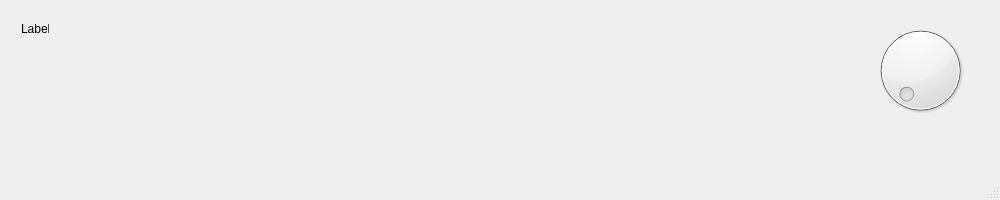
<?xml version="1.0" encoding="UTF-8"?>
<ui version="4.0">
 <class>MainWindow</class>
 <widget class="QMainWindow" name="MainWindow">
  <property name="geometry">
   <rect>
    <x>0</x>
    <y>0</y>
    <width>1000</width>
    <height>200</height>
   </rect>
  </property>
  <property name="windowTitle">
   <string>MainWindow</string>
  </property>
  <widget class="QWidget" name="centralwidget">
   <widget class="QLabel" name="datosSistemaLabel">
    <property name="geometry">
     <rect>
      <x>21</x>
      <y>21</y>
      <width>28</width>
      <height>16</height>
     </rect>
    </property>
    <property name="text">
     <string>Label</string>
    </property>
   </widget>
   <widget class="Graficador" name="widgetGrafico" native="true">
    <property name="geometry">
     <rect>
      <x>30</x>
      <y>60</y>
      <width>800</width>
      <height>100</height>
     </rect>
    </property>
    <property name="styleSheet">
     <string notr="true"/>
    </property>
   </widget>
   <widget class="QDial" name="dialWidget">
    <property name="geometry">
     <rect>
      <x>860</x>
      <y>20</y>
      <width>121</width>
      <height>101</height>
     </rect>
    </property>
   </widget>
  </widget>
  <widget class="QMenuBar" name="menubar">
   <property name="geometry">
    <rect>
     <x>0</x>
     <y>0</y>
     <width>1000</width>
     <height>21</height>
    </rect>
   </property>
  </widget>
  <widget class="QStatusBar" name="statusbar"/>
 </widget>
 <customwidgets>
  <customwidget>
   <class>Graficador</class>
   <extends>QWidget</extends>
   <header>graficador.h</header>
   <container>1</container>
  </customwidget>
 </customwidgets>
 <resources/>
 <connections/>
</ui>
